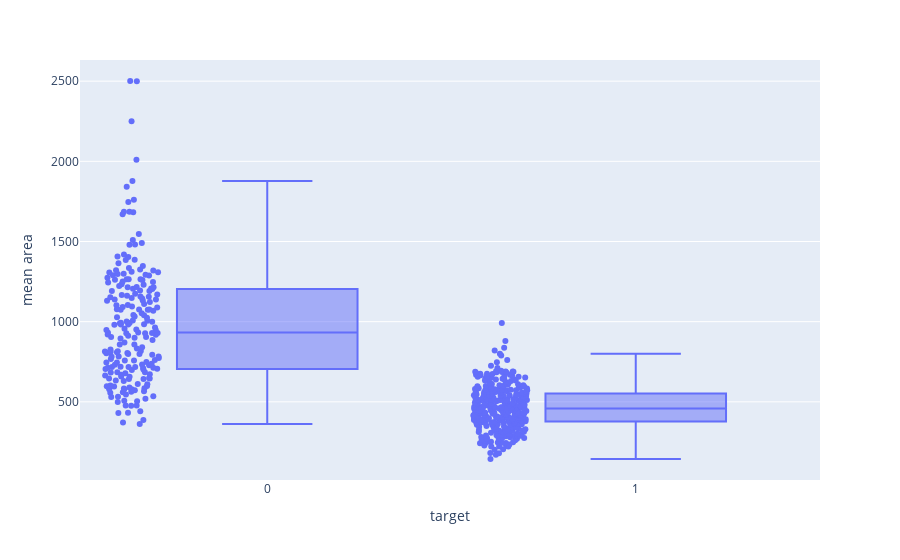

The cell this chart's notebook holds for it:
### Code cell
fig = px.box(cancer_df, x = 'target', y = 'mean area', points = 'all')
fig.show()

### Figure 1 — Plotly figure (JSON) as saved in the notebook; plotly's stock layout.template omitted (floating-point values rounded to 4 significant figures; data arrays with more than 128 entries replaced by an {"elided": "..."} marker saying what was removed)
{"data": [{"alignmentgroup": "True", "boxpoints": "all", "hovertemplate": "target=%{x}<br>mean area=%{y}<extra></extra>", "legendgroup": "", "marker": {"color": "#636efa"}, "name": "", "notched": false, "offsetgroup": "", "orientation": "v", "showlegend": false, "type": "box", "x": {"elided": "569 int values"}, "x0": " ", "xaxis": "x", "y": {"elided": "569 float values"}, "y0": " ", "yaxis": "y"}], "layout": {"boxmode": "group", "legend": {"tracegroupgap": 0}, "margin": {"t": 60}, "xaxis": {"anchor": "y", "domain": [0, 1], "title": {"text": "target"}}, "yaxis": {"anchor": "x", "domain": [0, 1], "title": {"text": "mean area"}}}}
